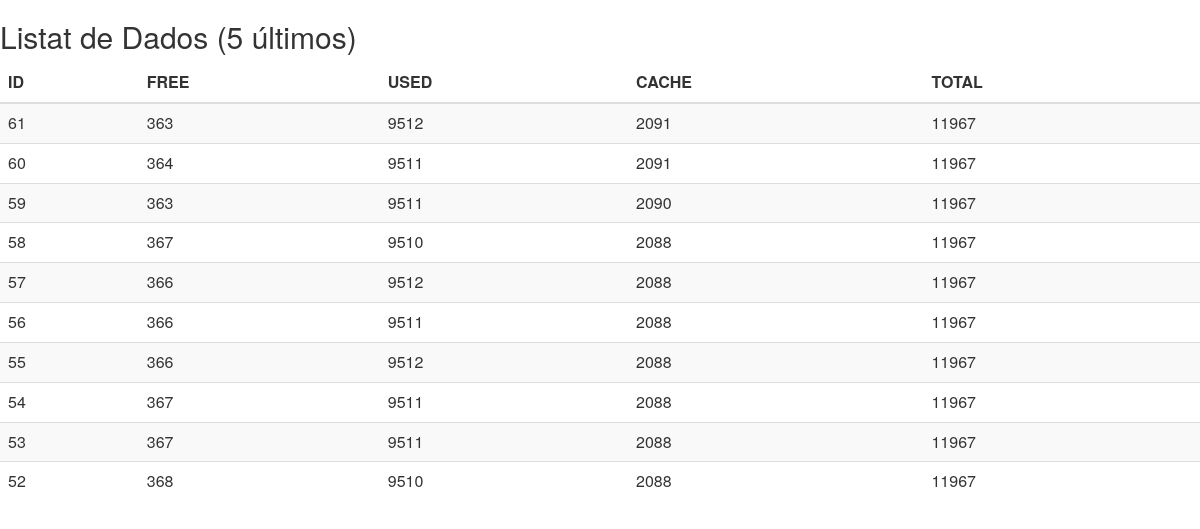
Screenshot of /db.php with the database file from the repository.
### tables this page shows
CREATE TABLE "memory" ("id" INTEGER PRIMARY KEY  AUTOINCREMENT  NOT NULL , "free" FLOAT, "used" FLOAT, "cache" FLOAT, "total" FLOAT);

### db.php (the view, shortened to what this page needs)
<html>
    <link rel="stylesheet" type="text/css" href="./css/bootstrap.min.css" >
<?php
$db = new MyDB();
$result = $db->query('SELECT * FROM memory ORDER BY id DESC LIMIT 10');
?>
<body>
    <h2 class="sub-header">Listat de Dados (5 últimos)</h2>
    <div class="table-responsive">
            <table class="table table-striped">
              <thead>
                <tr>
                  <th>ID</th>
                  <th>FREE</th>
                  <th>USED</th>
                  <th>CACHE</th>
                  <th>TOTAL</th>
                </tr>
              </thead>
              <tbody>
              <?php
                    while ($list = $result->fetchArray()){
                        echo '<tr>';
                        echo '<td>' . $list['id'] . '</td>';
                        echo '<td>' . $list['free'] . '</td>';
                        echo '<td>' . $list['used'] . '</td>';
                        echo '<td>' . $list['cache'] . '</td>';
                        echo '<td>' . $list['total'] . '</td>';
                        echo '</tr>';
                    }
                    ?>
              </tbody>
            </table>
          </div>
    </body>
</html>

### rows the page displays
memory: id "61", free "363", used "9512", cache "2091", total "11967"
memory: id "60", free "364", used "9511", cache "2091", total "11967"
memory: id "59", free "363", used "9511", cache "2090", total "11967"
memory: id "58", free "367", used "9510", cache "2088", total "11967"
memory: id "57", free "366", used "9512", cache "2088", total "11967"
memory: id "56", free "366", used "9511", cache "2088", total "11967"
memory: id "55", free "366", used "9512", cache "2088", total "11967"
memory: id "54", free "367", used "9511", cache "2088", total "11967"
memory: id "53", free "367", used "9511", cache "2088", total "11967"
memory: id "52", free "368", used "9510", cache "2088", total "11967"
